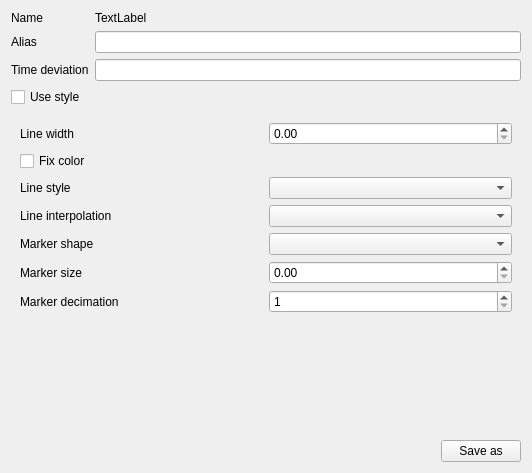
<?xml version="1.0" encoding="UTF-8"?>
<ui version="4.0">
 <class>DataSourceControlWidget</class>
 <widget class="QWidget" name="DataSourceControlWidget">
  <property name="geometry">
   <rect>
    <x>0</x>
    <y>0</y>
    <width>532</width>
    <height>473</height>
   </rect>
  </property>
  <property name="windowTitle">
   <string>Form</string>
  </property>
  <layout class="QVBoxLayout" name="verticalLayout_2">
   <item>
    <layout class="QGridLayout" name="gridLayout_2">
     <item row="0" column="1">
      <widget class="QLabel" name="nameLabel">
       <property name="text">
        <string>TextLabel</string>
       </property>
      </widget>
     </item>
     <item row="1" column="1">
      <widget class="QLineEdit" name="aliasLineEdit"/>
     </item>
     <item row="1" column="0">
      <widget class="QLabel" name="label_3">
       <property name="text">
        <string>Alias</string>
       </property>
      </widget>
     </item>
     <item row="0" column="0">
      <widget class="QLabel" name="label">
       <property name="text">
        <string>Name</string>
       </property>
      </widget>
     </item>
     <item row="2" column="0">
      <widget class="QLabel" name="label_9">
       <property name="text">
        <string>Time deviation</string>
       </property>
      </widget>
     </item>
     <item row="2" column="1">
      <widget class="QLineEdit" name="timeDeviationLineEdit"/>
     </item>
    </layout>
   </item>
   <item>
    <widget class="QCheckBox" name="isStyleAvailableCheckBox">
     <property name="text">
      <string>Use style</string>
     </property>
    </widget>
   </item>
   <item>
    <widget class="QWidget" name="graphStyleWidget" native="true">
     <layout class="QVBoxLayout" name="verticalLayout">
      <item>
       <layout class="QGridLayout" name="gridLayout">
        <item row="2" column="1">
         <widget class="QComboBox" name="lineStyleComboBox"/>
        </item>
        <item row="2" column="0">
         <widget class="QLabel" name="label_4">
          <property name="text">
           <string>Line style</string>
          </property>
         </widget>
        </item>
        <item row="3" column="0">
         <widget class="QLabel" name="label_5">
          <property name="text">
           <string>Line interpolation</string>
          </property>
         </widget>
        </item>
        <item row="0" column="0">
         <widget class="QLabel" name="label_2">
          <property name="text">
           <string>Line width</string>
          </property>
         </widget>
        </item>
        <item row="4" column="0">
         <widget class="QLabel" name="label_6">
          <property name="text">
           <string>Marker shape</string>
          </property>
         </widget>
        </item>
        <item row="3" column="1">
         <widget class="QComboBox" name="lineInterpolationComboBox"/>
        </item>
        <item row="0" column="1">
         <widget class="QDoubleSpinBox" name="lineWidthDoubleSpinBox">
          <property name="singleStep">
           <double>0.500000000000000</double>
          </property>
         </widget>
        </item>
        <item row="4" column="1">
         <widget class="QComboBox" name="scatterShapeComboBox"/>
        </item>
        <item row="5" column="0">
         <widget class="QLabel" name="label_7">
          <property name="text">
           <string>Marker size</string>
          </property>
         </widget>
        </item>
        <item row="5" column="1">
         <widget class="QDoubleSpinBox" name="scatterSizeDoubleSpinBox"/>
        </item>
        <item row="6" column="0">
         <widget class="QLabel" name="label_8">
          <property name="text">
           <string>Marker decimation</string>
          </property>
         </widget>
        </item>
        <item row="6" column="1">
         <widget class="QSpinBox" name="scatterDecimationSpinBox">
          <property name="minimum">
           <number>1</number>
          </property>
          <property name="maximum">
           <number>999</number>
          </property>
         </widget>
        </item>
        <item row="1" column="0">
         <widget class="QCheckBox" name="isColorFixedCheckBox">
          <property name="text">
           <string>Fix color</string>
          </property>
         </widget>
        </item>
        <item row="1" column="1">
         <widget class="ColorChoiseWidget" name="lineColorWidget" native="true"/>
        </item>
       </layout>
      </item>
     </layout>
    </widget>
   </item>
   <item>
    <widget class="FilterContainerWidget" name="filterContainerWidget" native="true">
     <property name="sizePolicy">
      <sizepolicy hsizetype="Preferred" vsizetype="Expanding">
       <horstretch>0</horstretch>
       <verstretch>0</verstretch>
      </sizepolicy>
     </property>
    </widget>
   </item>
   <item>
    <layout class="QHBoxLayout" name="horizontalLayout_3">
     <item>
      <spacer name="horizontalSpacer">
       <property name="orientation">
        <enum>Qt::Horizontal</enum>
       </property>
       <property name="sizeHint" stdset="0">
        <size>
         <width>40</width>
         <height>20</height>
        </size>
       </property>
      </spacer>
     </item>
     <item>
      <widget class="QPushButton" name="saveAsPushButton">
       <property name="text">
        <string>Save as</string>
       </property>
      </widget>
     </item>
    </layout>
   </item>
  </layout>
 </widget>
 <customwidgets>
  <customwidget>
   <class>FilterContainerWidget</class>
   <extends>QWidget</extends>
   <header location="global">controlWidgets/filtercontainerwidget.h</header>
   <container>1</container>
  </customwidget>
  <customwidget>
   <class>ColorChoiseWidget</class>
   <extends>QWidget</extends>
   <header location="global">commonWidgets/colorchoisewidget.h</header>
   <container>1</container>
  </customwidget>
 </customwidgets>
 <resources/>
 <connections/>
</ui>
